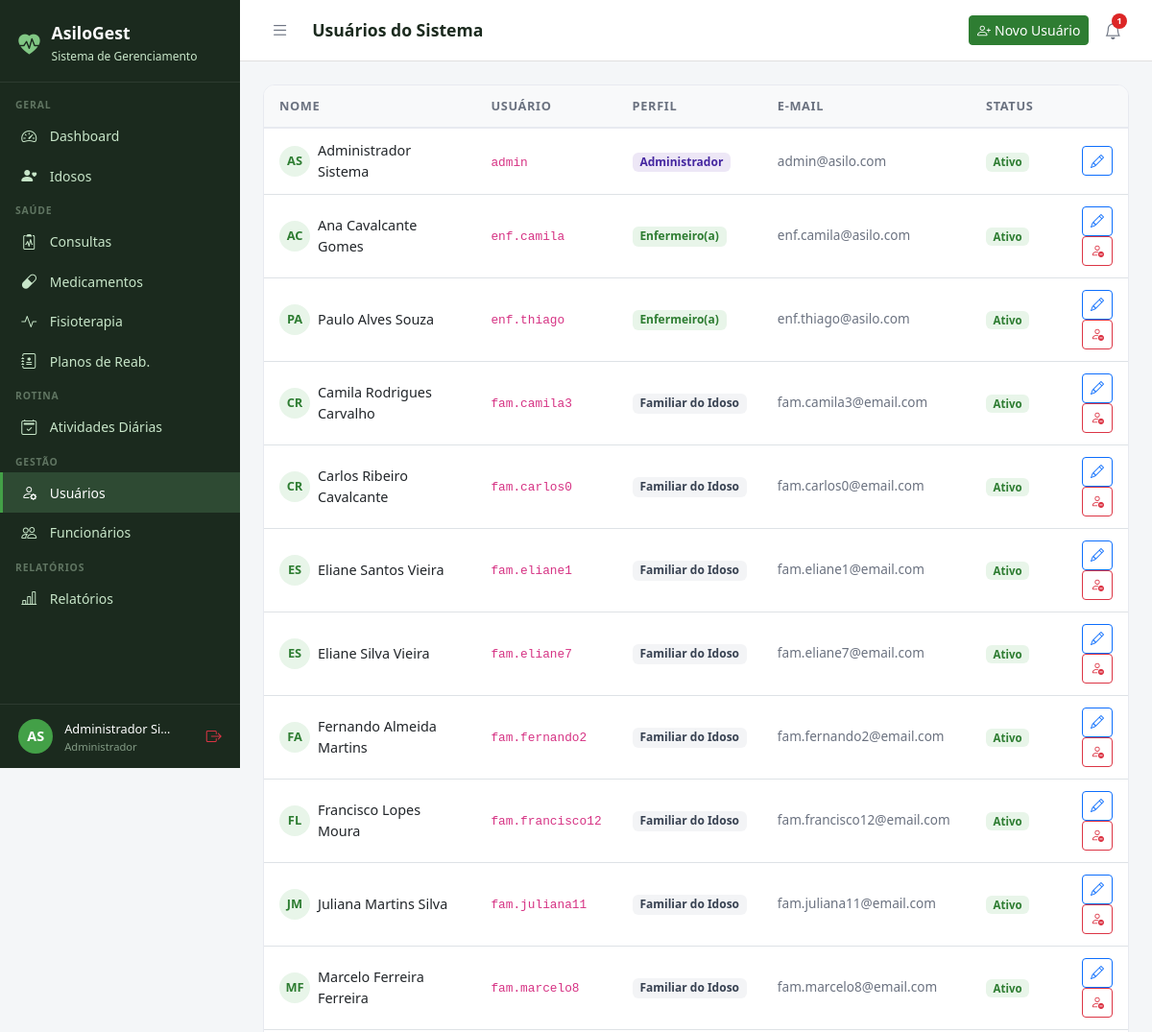
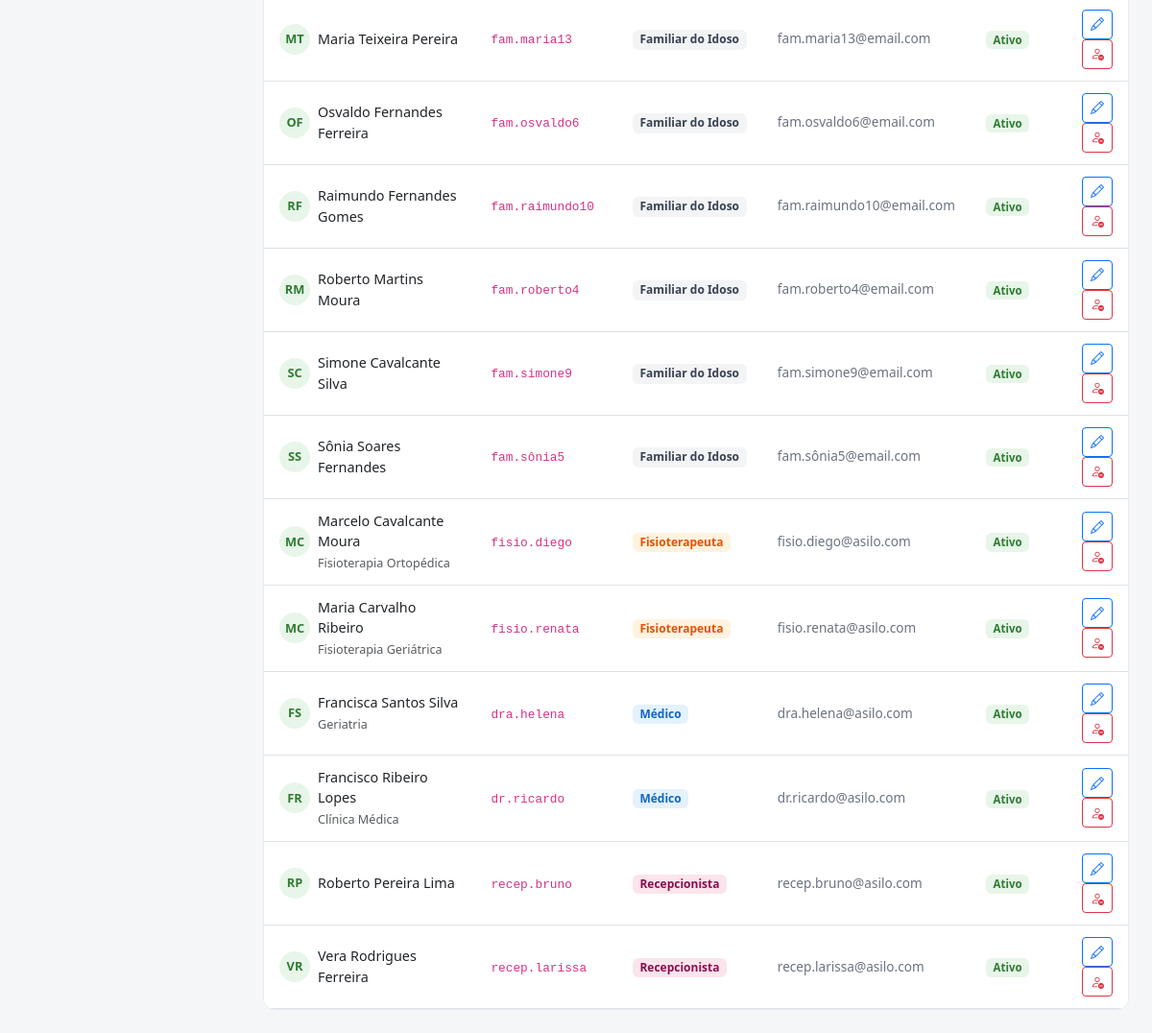
Screenshot of /usuarios/ (signed in) with the database file from the repository (2 pictures, top to bottom).
### core/models.py (models this page shows, shortened)
class Usuario(AbstractUser):
    PERFIL_CHOICES = [
        ('administrador', 'Administrador'),
        ('medico', 'Médico'),
        ('fisioterapeuta', 'Fisioterapeuta'),
        ('enfermeiro', 'Enfermeiro(a)'),
        ('recepcionista', 'Recepcionista'),
        ('familiar', 'Familiar do Idoso'),
    ]
    perfil = models.CharField(
        max_length=20, choices=PERFIL_CHOICES,
        default='recepcionista', verbose_name='Perfil de Acesso'
    )
    telefone = models.CharField(max_length=15, blank=True, verbose_name='Telefone')
    cpf = models.CharField(max_length=14, unique=True, null=True, blank=True, verbose_name='CPF')
    foto = models.ImageField(upload_to='usuarios/', blank=True, null=True, verbose_name='Foto')
    data_nascimento = models.DateField(null=True, blank=True, verbose_name='Data de Nascimento')
    especialidade = models.CharField(
        max_length=100, blank=True, verbose_name='Especialidade',
        help_text='Preencha para Médico ou Fisioterapeuta'
    )
    data_admissao = models.DateField(null=True, blank=True, verbose_name='Data de Admissão')
    primeiro_acesso = models.BooleanField(
        default=True, verbose_name='Primeiro Acesso',
        help_text='Usuário deve definir senha no primeiro login'
    )
    ativo = models.BooleanField(default=True, verbose_name='Ativo')
    criado_em = models.DateTimeField(auto_now_add=True)
    class Meta:
        verbose_name = 'Usuário'
        verbose_name_plural = 'Usuários'
        ordering = ['first_name', 'last_name']
    @property
    def is_administrador(self):
        return self.perfil == 'administrador' or self.is_superuser
    @property
    def is_fisioterapeuta(self):
        return self.perfil == 'fisioterapeuta'
    @property
    def is_recepcionista(self):
        return self.perfil == 'recepcionista'
    @property
    def is_familiar(self):
        return self.perfil == 'familiar'
    @property
    def pode_ver_saude(self):
        return (self.is_administrador or self.is_medico
                or self.is_fisioterapeuta or self.is_enfermeiro)
    @property
    def pode_cadastrar_usuarios(self):
        return self.is_administrador or self.is_recepcionista
    @property
    def pode_administrar(self):
        return self.is_administrador

### core/views.py (the view)
# urls.py: path('usuarios/', views.usuarios_lista, name='usuarios_lista'),
@login_required
@admin_ou_recepcionista_required
def usuarios_lista(request):
    usuarios = Usuario.objects.all().order_by('perfil', 'first_name')
    if request.user.is_recepcionista:
        usuarios = usuarios.exclude(perfil='administrador')
    return render(request, 'usuarios/lista.html', {'usuarios': usuarios})

### templates/usuarios/lista.html (shortened to what this page needs)
{% extends 'base.html' %}
{% block page_title %}Usuários do Sistema{% endblock %}
{% block topbar_actions %}
{% if request.user.pode_cadastrar_usuarios %}
<a href="{% url 'usuario_novo' %}" class="btn btn-primary btn-sm">
  <i class="bi bi-person-plus me-1"></i>Novo Usuário
</a>
{% endif %}
{% endblock %}
{% block content %}
<div class="table-card">
  <table class="table table-hover">
    <thead>
      <tr>
        <th>Nome</th>
        <th>Usuário</th>
        <th>Perfil</th>
        <th>E-mail</th>
        <th>Status</th>
        <th></th>
      </tr>
    </thead>
    <tbody>
      {% for u in usuarios %}
      <tr>
        <td>
          <div class="d-flex align-items-center gap-2">
            <div style="width:32px;height:32px;background:#E8F5E9;border-radius:50%;display:flex;align-items:center;justify-content:center;font-weight:700;font-size:.8rem;color:#2E7D32;flex-shrink:0;">
              {{ u.first_name|first|upper }}{{ u.last_name|first|upper }}
            </div>
            <div>
              <div style="font-weight:500;font-size:.9rem;">{{ u.get_full_name }}</div>
              {% if u.especialidade %}<small class="text-muted">{{ u.especialidade }}</small>{% endif %}
            </div>
          </div>
        </td>
        <td><code style="font-size:.8rem;">{{ u.username }}</code></td>
        <td>
          <span class="badge" style="
            {% if u.perfil == 'administrador' %}background:#EDE7F6;color:#4527A0;
            {% elif u.perfil == 'medico' %}background:#E3F2FD;color:#1565C0;
            {% elif u.perfil == 'enfermeiro' %}background:#E8F5E9;color:#2E7D32;
            {% elif u.perfil == 'fisioterapeuta' %}background:#FFF3E0;color:#E65100;
            {% elif u.perfil == 'recepcionista' %}background:#FCE4EC;color:#880E4F;
            {% else %}background:#F3F4F6;color:#374151;{% endif %}
            font-size:.75rem;font-weight:600;">
            {{ u.get_perfil_display }}
          </span>
        </td>
        <td style="font-size:.85rem;color:#6B7280;">{{ u.email }}</td>
        <td>
          {% if u.primeiro_acesso %}
            <span class="badge bg-warning text-dark" style="font-size:.72rem;">Aguardando 1º acesso</span>
          {% elif u.ativo %}
            <span class="badge" style="background:#E8F5E9;color:#2E7D32;font-size:.72rem;">Ativo</span>
          {% else %}
            <span class="badge" style="background:#FFEBEE;color:#C62828;font-size:.72rem;">Inativo</span>
          {% endif %}
        </td>
        <td class="text-end">
          {% if request.user.is_administrador or not u.is_administrador %}
          <a href="{% url 'usuario_editar' u.pk %}" class="btn btn-sm btn-outline-primary">
            <i class="bi bi-pencil"></i>
          </a>
          {% if request.user.is_administrador and u != request.user %}
          <a href="{% url 'usuario_excluir' u.pk %}" class="btn btn-sm btn-outline-danger">
            <i class="bi bi-person-dash"></i>
          </a>
          {% endif %}
          {% endif %}
        </td>
      </tr>
      {% empty %}
      <tr><td colspan="6" class="text-center py-4 text-muted">Nenhum usuário encontrado.</td></tr>
      {% endfor %}
    </tbody>
  </table>
</div>
{% endblock %}

### templates/base.html (shortened to what this page needs)
<!DOCTYPE html>
<html lang="pt-br">
<head>
  <link href="https://cdn.jsdelivr.net/npm/bootstrap@5.3.0/dist/css/bootstrap.min.css" rel="stylesheet">
  <link href="https://cdn.jsdelivr.net/npm/bootstrap-icons@1.11.0/font/bootstrap-icons.css" rel="stylesheet">
</head>
<body>
{% if user.is_authenticated %}
<div id="sidebar">
  <div class="sidebar-brand">
    <i class="bi bi-heart-pulse-fill" style="color:#81C784;font-size:1.4rem;"></i>
    <div>
      <h5 style="margin:0;">AsiloGest</h5>
      <small>Sistema de Gerenciamento</small>
    </div>
  </div>
  <nav class="sidebar-nav">
    <div class="nav-section">Geral</div>
    <a href="{% url 'dashboard' %}" class="sidebar-link {% if request.resolver_match.url_name == 'dashboard' %}active{% endif %}">
      <i class="bi bi-speedometer2"></i> Dashboard
    </a>
    <a href="{% url 'idosos:lista' %}" class="sidebar-link">
      <i class="bi bi-person-heart"></i>
      {% if user.is_familiar %}Meus Familiares{% else %}Idosos{% endif %}
    </a>
    {% if user.pode_ver_saude or user.is_familiar %}
    <div class="nav-section">Saúde</div>
    <a href="{% url 'consultas:lista' %}" class="sidebar-link">
      <i class="bi bi-clipboard2-pulse"></i> Consultas
    </a>
    <a href="{% url 'medicamentos:lista' %}" class="sidebar-link">
      <i class="bi bi-capsule"></i> Medicamentos
    </a>
    <a href="{% url 'fisioterapia:lista' %}" class="sidebar-link">
      <i class="bi bi-activity"></i> Fisioterapia
    </a>
    {% if user.pode_ver_saude and not user.is_familiar %}
    <a href="{% url 'fisioterapia:planos_lista' %}" class="sidebar-link">
      <i class="bi bi-journal-medical"></i> Planos de Reab.
    </a>
    {% endif %}
    {% endif %}
    <div class="nav-section">Rotina</div>
    <a href="{% url 'atividades:lista' %}" class="sidebar-link">
      <i class="bi bi-calendar2-check"></i> Atividades Diárias
    </a>
    {% if user.pode_cadastrar_usuarios %}
    <div class="nav-section">Gestão</div>
    <a href="{% url 'usuarios_lista' %}" class="sidebar-link">
      <i class="bi bi-person-gear"></i> Usuários
    </a>
    {% endif %}
    {% if user.pode_administrar %}
    <a href="{% url 'funcionarios:lista' %}" class="sidebar-link">
      <i class="bi bi-people"></i> Funcionários
    </a>
    {% endif %}
    {% if user.pode_ver_saude or user.pode_administrar %}
    <div class="nav-section">Relatórios</div>
    <a href="{% url 'relatorios:lista' %}" class="sidebar-link">
      <i class="bi bi-bar-chart-line"></i> Relatórios
    </a>
    {% endif %}
  </nav>
  <div class="sidebar-user">
    <div class="avatar">{{ user.first_name|first|upper }}{{ user.last_name|first|upper }}</div>
    <div class="info" style="min-width:0;flex:1;">
      <span>{{ user.get_full_name|truncatechars:18 }}</span>
      <small>{{ user.get_perfil_display }}</small>
    </div>
    <a href="{% url 'logout' %}" class="text-danger" title="Sair" style="flex-shrink:0;">
      <i class="bi bi-box-arrow-right"></i>
    </a>
  </div>
</div>
<div id="main">
  <div class="topbar">
    <div class="topbar-left">
      <button class="btn-toggle-sidebar" onclick="toggleSidebar()" title="Menu">
        <i class="bi bi-list"></i>
      </button>
      <h4>{% block page_title %}{% endblock %}</h4>
    </div>
    <div class="d-flex align-items-center gap-2">
      {% block topbar_actions %}{% endblock %}
      <div style="position:relative;">
        <button class="notif-btn" id="notifBtn" onclick="toggleNotif()" title="Notificações">
          <i class="bi bi-bell"></i>
          {% if notif_count %}
          <span class="notif-badge">{{ notif_count }}</span>
          {% endif %}
        </button>
      </div>
    </div>
  </div>
  <div class="content">
    {% block content %}{% endblock %}
  </div>
</div>
{% else %}
{% block full_content %}{% endblock %}
{% endif %}
</body>
</html>

### templates/base.html (style rules this page uses)
:root { --sidebar-width: 250px; --primary: #2E7D32; --primary-light: #43A047; --accent: #1565C0; --bg-sidebar: #1B2A1E; --bg-sidebar-hover: #2E4A33; --text-sidebar: #C8E6C9; --transition: 0.3s ease; }
body { background: #F4F6F8; font-family: 'Segoe UI', sans-serif; }
#sidebar { position: fixed; top: 0; left: 0; width: var(--sidebar-width); height: 100vh; background: var(--bg-sidebar); z-index: 1000; display: flex; flex-direction: column; overflow-y: auto; transition: transform var(--transition); }
.sidebar-brand { padding: 1.5rem 1.2rem 1rem; border-bottom: 1px solid rgba(255,255,255,0.08); display: flex; align-items: center; gap: .75rem; }
.sidebar-brand h5 { color: #fff; font-weight: 700; margin: 0; font-size: 1.1rem; }
.sidebar-brand small { color: var(--text-sidebar); font-size: .75rem; }
.sidebar-nav { padding: .5rem 0; flex: 1; }
.nav-section { padding: .5rem 1rem .2rem; color: rgba(200,230,201,.4); font-size: .65rem; font-weight: 700; letter-spacing: .08em; text-transform: uppercase; }
.sidebar-link { display: flex; align-items: center; gap: .65rem; padding: .55rem 1.2rem; color: var(--text-sidebar); text-decoration: none; font-size: .875rem; transition: all .2s; border-left: 3px solid transparent; }
.sidebar-link:hover, .sidebar-link.active { background: var(--bg-sidebar-hover); color: #fff; border-left-color: var(--primary-light); }
.sidebar-link i { font-size: 1rem; width: 1.2rem; }
.sidebar-user { padding: .8rem 1.2rem; border-top: 1px solid rgba(255,255,255,0.08); display: flex; align-items: center; gap: .75rem; }
.sidebar-user .avatar { width: 36px; height: 36px; background: var(--primary-light); border-radius: 50%; display: flex; align-items: center; justify-content: center; color: #fff; font-weight: 700; font-size: .9rem; flex-shrink: 0; }
.sidebar-user .info small { color: rgba(200,230,201,.6); font-size: .7rem; display: block; }
.sidebar-user .info span { color: #fff; font-size: .8rem; }
#main { margin-left: var(--sidebar-width); min-height: 100vh; display: flex; flex-direction: column; transition: margin-left var(--transition); }
.topbar { background: #fff; border-bottom: 1px solid #E0E0E0; padding: .75rem 1.5rem; display: flex; align-items: center; justify-content: space-between; position: sticky; top: 0; z-index: 999; }
.topbar-left { display: flex; align-items: center; gap: 1rem; }
.topbar h4 { margin: 0; font-size: 1.1rem; font-weight: 600; color: #1B2A1E; }
.btn-toggle-sidebar { background: none; border: none; padding: .4rem .5rem; color: #6B7280; cursor: pointer; border-radius: 6px; font-size: 1.2rem; line-height: 1; transition: background .2s, color .2s; }
.notif-btn { position: relative; background: none; border: none; padding: .4rem .5rem; color: #6B7280; cursor: pointer; border-radius: 6px; font-size: 1.1rem; transition: background .2s, color .2s; }
.notif-badge { position: absolute; top: 2px; right: 2px; background: #DC2626; color: #fff; font-size: .6rem; font-weight: 700; min-width: 16px; height: 16px; border-radius: 8px; padding: 0 4px; display: flex; align-items: center; justify-content: center; }
.content { padding: 1.5rem; flex: 1; }
.table-card { background: #fff; border-radius: 12px; border: 1px solid #E8EAF0; overflow: hidden; }
.table-card .table { margin: 0; }
.table thead th { background: #F8F9FA; border-bottom: 2px solid #E8EAF0; font-size: .8rem; font-weight: 600; color: #6B7280; text-transform: uppercase; letter-spacing: .05em; padding: .75rem 1rem; }
.table td { padding: .75rem 1rem; vertical-align: middle; font-size: .9rem; }
.btn-primary { background: var(--primary); border-color: var(--primary); }

### rows the page displays
Usuario: first_name|first "A", last_name|first "S", get_full_name "Administrador Si…", perfil "Administrador", get_full_name "Administrador Sistema", username "admin", email "admin@asilo.com", primeiro_acesso "Ativo"
Usuario: first_name|first "A", last_name|first "C", get_full_name "Ana Cavalcante Gomes", username "enf.camila", perfil "Enfermeiro(a)", email "enf.camila@asilo.com", primeiro_acesso "Ativo"
Usuario: first_name|first "P", last_name|first "A", get_full_name "Paulo Alves Souza", username "enf.thiago", perfil "Enfermeiro(a)", email "enf.thiago@asilo.com", primeiro_acesso "Ativo"
Usuario: first_name|first "C", last_name|first "R", get_full_name "Camila Rodrigues Carvalho", username "fam.camila3", perfil "Familiar do Idoso", email "fam.camila3@email.com", primeiro_acesso "Ativo"
Usuario: first_name|first "C", last_name|first "R", get_full_name "Carlos Ribeiro Cavalcante", username "fam.carlos0", perfil "Familiar do Idoso", email "fam.carlos0@email.com", primeiro_acesso "Ativo"
Usuario: first_name|first "E", last_name|first "S", get_full_name "Eliane Santos Vieira", username "fam.eliane1", perfil "Familiar do Idoso", email "fam.eliane1@email.com", primeiro_acesso "Ativo"
Usuario: first_name|first "E", last_name|first "S", get_full_name "Eliane Silva Vieira", username "fam.eliane7", perfil "Familiar do Idoso", email "fam.eliane7@email.com", primeiro_acesso "Ativo"
Usuario: first_name|first "F", last_name|first "A", get_full_name "Fernando Almeida Martins", username "fam.fernando2", perfil "Familiar do Idoso", email "fam.fernando2@email.com", primeiro_acesso "Ativo"
Usuario: first_name|first "F", last_name|first "L", get_full_name "Francisco Lopes Moura", username "fam.francisco12", perfil "Familiar do Idoso", email "fam.francisco12@email.com", primeiro_acesso "Ativo"
Usuario: first_name|first "J", last_name|first "M", get_full_name "Juliana Martins Silva", username "fam.juliana11", perfil "Familiar do Idoso", email "fam.juliana11@email.com", primeiro_acesso "Ativo"
Usuario: first_name|first "M", last_name|first "F", get_full_name "Marcelo Ferreira Ferreira", username "fam.marcelo8", perfil "Familiar do Idoso", email "fam.marcelo8@email.com", primeiro_acesso "Ativo"
Usuario: first_name|first "M", last_name|first "T", get_full_name "Maria Teixeira Pereira", username "fam.maria13", perfil "Familiar do Idoso", email "fam.maria13@email.com", primeiro_acesso "Ativo"
Usuario: first_name|first "O", last_name|first "F", get_full_name "Osvaldo Fernandes Ferreira", username "fam.osvaldo6", perfil "Familiar do Idoso", email "fam.osvaldo6@email.com", primeiro_acesso "Ativo"
Usuario: first_name|first "R", last_name|first "F", get_full_name "Raimundo Fernandes Gomes", username "fam.raimundo10", perfil "Familiar do Idoso", email "fam.raimundo10@email.com", primeiro_acesso "Ativo"
Usuario: first_name|first "R", last_name|first "M", get_full_name "Roberto Martins Moura", username "fam.roberto4", perfil "Familiar do Idoso", email "fam.roberto4@email.com", primeiro_acesso "Ativo"
Usuario: first_name|first "S", last_name|first "C", get_full_name "Simone Cavalcante Silva", username "fam.simone9", perfil "Familiar do Idoso", email "fam.simone9@email.com", primeiro_acesso "Ativo"
Usuario: first_name|first "S", last_name|first "S", get_full_name "Sônia Soares Fernandes", username "fam.sônia5", perfil "Familiar do Idoso", email "fam.sônia5@email.com", primeiro_acesso "Ativo"
Usuario: first_name|first "M", last_name|first "C", get_full_name "Marcelo Cavalcante Moura", especialidade "Fisioterapia Ortopédica", username "fisio.diego", perfil "Fisioterapeuta", email "fisio.diego@asilo.com", primeiro_acesso "Ativo"
Usuario: first_name|first "M", last_name|first "C", get_full_name "Maria Carvalho Ribeiro", especialidade "Fisioterapia Geriátrica", username "fisio.renata", perfil "Fisioterapeuta", email "fisio.renata@asilo.com", primeiro_acesso "Ativo"
Usuario: first_name|first "F", last_name|first "S", get_full_name "Francisca Santos Silva", especialidade "Geriatria", username "dra.helena", perfil "Médico", email "dra.helena@asilo.com", primeiro_acesso "Ativo"
Usuario: first_name|first "F", last_name|first "R", get_full_name "Francisco Ribeiro Lopes", especialidade "Clínica Médica", username "dr.ricardo", perfil "Médico", email "dr.ricardo@asilo.com", primeiro_acesso "Ativo"
Usuario: first_name|first "R", last_name|first "P", get_full_name "Roberto Pereira Lima", username "recep.bruno", perfil "Recepcionista", email "recep.bruno@asilo.com", primeiro_acesso "Ativo"
Usuario: first_name|first "V", last_name|first "R", get_full_name "Vera Rodrigues Ferreira", username "recep.larissa", perfil "Recepcionista", email "recep.larissa@asilo.com", primeiro_acesso "Ativo"

### other values shown
{{ notif_count }} "1"
